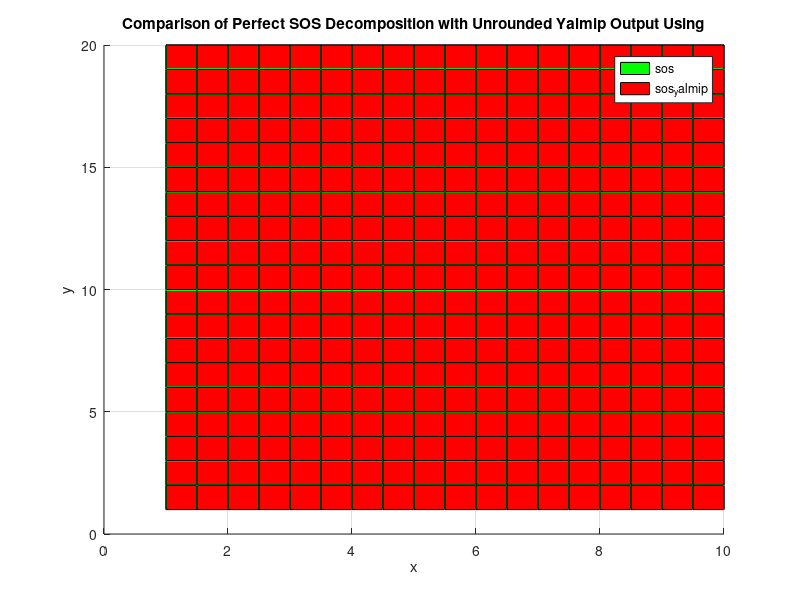

Source code (MATLAB):
clc
close all
clear all

% Creating mesh for 3D plotting
hold on
grid on
[x,y] = meshgrid(1:0.5:10,1:20);
p = 4*x.^4 + 4*(x.^3).*y - 7*(x.^2).*(y.^2) - 2*x.*(y.^3) + 10*y.^4;
sos = (2*x.*y + y.^2).^2 + (2*x.^2 + x.*y - 3*y.^2).^2;
sos_yalmip =(-1.96851860633*x.*y - 0.306566415906*x.^2 - 0.666178917329*y.^2).^2 ...
    + (1.94330599954*x.^2 + 0.741378798638*x.*y - 3.08501254135*y.^2).^2 ...
    + (0.35997058877*x.^2 - 0.122808814087*x.*y + 0.197239118354*y.^2).^2;
surf(x,y,sos, 'FaceColor', 'g');
surf(x,y,sos_yalmip, 'FaceColor', 'r');
legend("sos", "sos_yalmip")
title("Comparison of Perfect SOS Decomposition with Unrounded Yalmip Output Using")
xlabel("x")
ylabel("y")
zlabel("z")